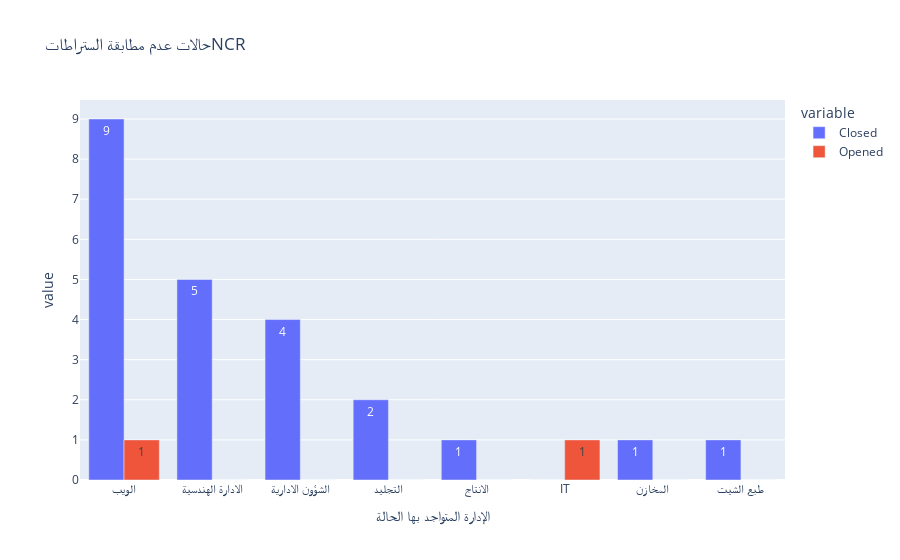

Notebook code for this chart:
### Code cell
px.bar(data_frame=ncr_department,
       x='الإدارة المتواجد بها الحالة',
       y=['Closed', 'Opened'],
       barmode='group',text_auto=True,
       title='حالات عدم مطابقة الستراطاتNCR')

### Figure 1 — Plotly figure (JSON) as saved in the notebook; plotly's stock layout.template omitted (floating-point values rounded to 4 significant figures)
{"data": [{"alignmentgroup": "True", "hovertemplate": "variable=Closed<br>الإدارة المتواجد بها الحالة=%{x}<br>value=%{y}<extra></extra>", "legendgroup": "Closed", "marker": {"color": "#636efa", "pattern": {"shape": ""}}, "name": "Closed", "offsetgroup": "Closed", "orientation": "v", "showlegend": true, "textposition": "auto", "texttemplate": "%{y}", "type": "bar", "x": ["الويب", "الادارة الهندسية", "الشؤون الادارية", "التجليد", "الانتاج", "IT", "المخازن", "طبع الشيت"], "xaxis": "x", "y": [9, 5, 4, 2, 1, 0, 1, 1], "yaxis": "y"}, {"alignmentgroup": "True", "hovertemplate": "variable=Opened<br>الإدارة المتواجد بها الحالة=%{x}<br>value=%{y}<extra></extra>", "legendgroup": "Opened", "marker": {"color": "#EF553B", "pattern": {"shape": ""}}, "name": "Opened", "offsetgroup": "Opened", "orientation": "v", "showlegend": true, "textposition": "auto", "texttemplate": "%{y}", "type": "bar", "x": ["الويب", "الادارة الهندسية", "الشؤون الادارية", "التجليد", "الانتاج", "IT", "المخازن", "طبع الشيت"], "xaxis": "x", "y": [1, 0, 0, 0, 0, 1, 0, 0], "yaxis": "y"}], "layout": {"barmode": "group", "legend": {"title": {"text": "variable"}, "tracegroupgap": 0}, "title": {"text": "حالات عدم مطابقة الستراطاتNCR"}, "xaxis": {"anchor": "y", "domain": [0, 1], "title": {"text": "الإدارة المتواجد بها الحالة"}}, "yaxis": {"anchor": "x", "domain": [0, 1], "title": {"text": "value"}}}}
